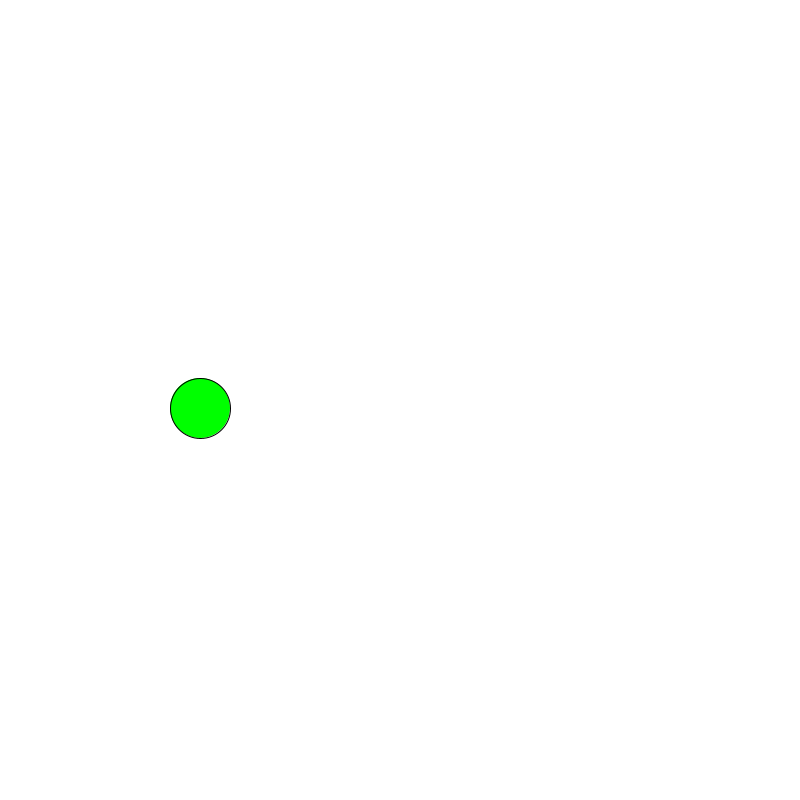
Frame 1 (no input)
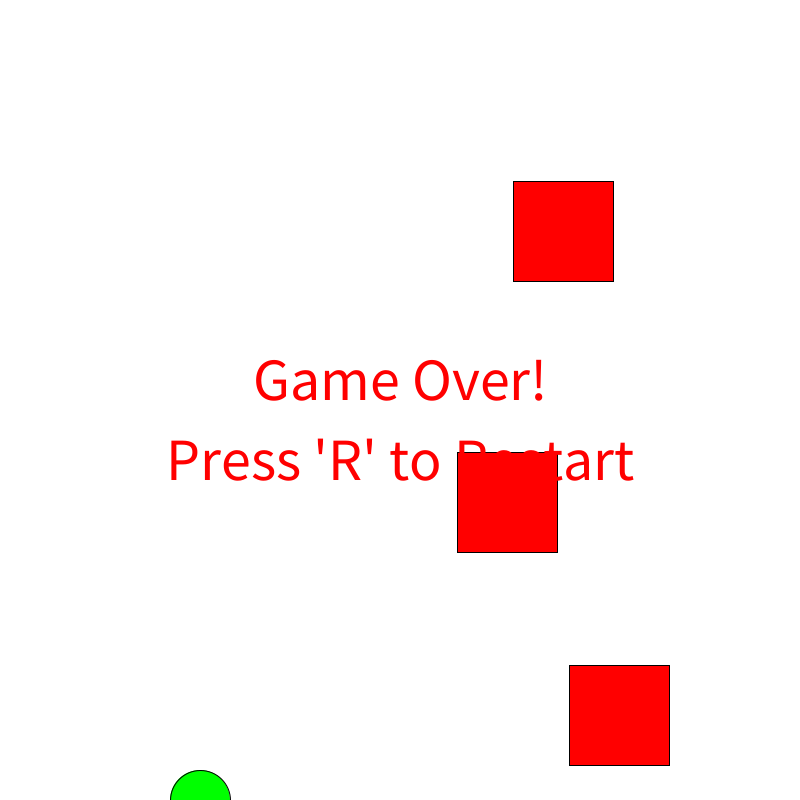
Frame 60 (the mouse pressed at the canvas centre just before this capture)
Frame 120 (the mouse held since frame 60 and released just before this capture): identical to frame 60, image omitted

The Processing sketch that drew these frames (run headless with seeded random() and noise(); from frame 60 on, the mouse is pressed at the canvas centre):

// Processing sketch: lec14_231211_floppyBall
// ── lec14_231211_floppyBall.pde
// This is weird, creating everything by itself isn't really difficult most of the time
// HOWEVER, MAKING IT WORK TOGETHER CORRECTLY??? I'm done... 

boolean savedImage = false;


// Player variables
int playerX, playerY; // Player position
int playerSize = 60; // Player size
int playerSpeed = 8; // Player speed

// Obstacle variables
int obstacleWidth = 100; // Obstacle width
int obstacleHeight = 100; // Obstacle height
int obstacleSpeed = 7; // Obstacle speed

// Maximum number of obstacles and arrays to store obstacle positions and activity
int maxObstacles = 3;
int[] obstacleX = new int[maxObstacles]; // Array to store obstacle X positions
int[] obstacleY = new int[maxObstacles]; // Array to store obstacle Y positions
boolean[] obstacleActive = new boolean[maxObstacles]; // Array to check if obstacle is active

// Game state
boolean gameOver = false; // Flag to check game over

// Time and interval for obstacle creation
int obstacleInterval = 120; // Interval between obstacle creation
int lastObstacleTime = 0; // Variable to store the time of the last obstacle creation

void setup() 
{
    size(800, 800);
    playerX = width / 4;
    playerY = height / 2;

    // Initialize obstacleActive array
    for (int i = 0; i < maxObstacles; i++) 
    {
        obstacleActive[i] = false;
    }
}

void draw() 
{
    background(255);

    // Game loop
    if (!gameOver) 
    {
        movePlayer();
        createObstacle();
        moveObstacle();
        checkCollision();
    }

    drawPlayer();

    // Draw active obstacles
    for (int i = 0; i < maxObstacles; i++) 
    {
        if (obstacleActive[i]) 
        {
            drawObstacle(obstacleX[i], obstacleY[i]);
        }
    }

    // Display game over message
    if (gameOver) 
    {
        displayGameOver();
    }
   // Save the output as an image file (if not already saved)
  if (!savedImage) 
  {
      save("gameplay.png"); // Save the image
      savedImage = true; // Set the flag to indicate the image has been saved
  }
    
}

void movePlayer() 
{
    // Player movement and screen boundary check
    if (keyPressed && key == ' ') 
    {
        playerY -= playerSpeed * 2; // Jumping by reducing Y position
    } 
    else 
    {
        playerY += playerSpeed; // Gravity effect by increasing Y position
    }

    // Check if player fell off the bottom or top of the screen
    if (playerY >= height || playerY <= 0) 
    {
        gameOver = true;
    }
}

void drawPlayer() 
{
    // Draw player
    fill(0, 255, 0);
    ellipse(playerX, playerY, playerSize, playerSize);
}

void createObstacle() 
{
    // Generate obstacles at a set interval
    int currentTime = millis(); // Get the current time in milliseconds
    if (currentTime - lastObstacleTime > obstacleInterval) // Check if enough time has passed
    { 
        for (int i = 0; i < maxObstacles; i++) 
        {
            if (!obstacleActive[i]) 
            {
                obstacleX[i] = width;
                obstacleY[i] = (int) random(height - obstacleHeight);
                obstacleActive[i] = true;
                
                lastObstacleTime = currentTime; // Update the last obstacle creation time
                
                break; // Break the loop after creating one obstacle
            }
        }
    }
}

void moveObstacle() 
{
    // Move active obstacles
    for (int i = 0; i < maxObstacles; i++) 
    {
        if (obstacleActive[i])
        {
            obstacleX[i] -= obstacleSpeed;

            // Deactivate obstacle when it goes off screen
            if (obstacleX[i] < -obstacleWidth) 
            {
                obstacleActive[i] = false;
            }
        }
    }
}

void drawObstacle(int x, int y) 
{
    // Draw obstacle
    fill(255, 0, 0);
    rect(x, y, obstacleWidth, obstacleHeight);
}

void checkCollision() 
{
    // Check collision between player and obstacles
    for (int i = 0; i < maxObstacles; i++) 
    {   
        // I dont want to see this aberration again, there should be a better way I can't think of right now...
        if (obstacleActive[i] && playerX + playerSize / 2 > obstacleX[i] && playerX - playerSize / 2 < obstacleX[i] + obstacleWidth &&
            playerY + playerSize / 2 > obstacleY[i] && playerY - playerSize / 2 < obstacleY[i] + obstacleHeight) 
        {
            gameOver = true;
        }
    }
}

void displayGameOver() 
{
    // Display game over message
    textAlign(CENTER);
    textSize(60);
    fill(255, 0, 0);
    text("Game Over!", width / 2, height / 2);
    text("Press 'R' to Restart", width / 2, height / 2 + 80);
}

void keyPressed() 
{
    // Restart the game
    if (gameOver && key == 'r') 
    {
        gameOver = false;
        playerY = height / 2;

        // Reset obstacle flags and last obstacle creation time(so when the game is restarted new obstacle appears)
        for (int i = 0; i < maxObstacles; i++) 
        {
            obstacleActive[i] = false;
        }
        lastObstacleTime = millis();
    }
}
